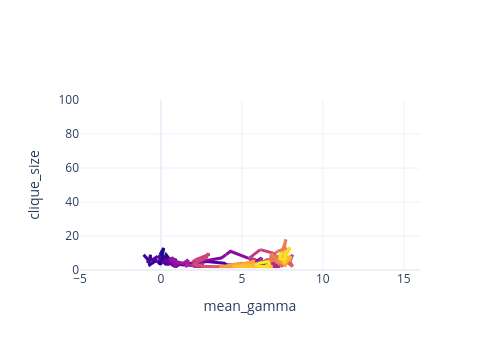

This figure's notebook cell:
### Code cell
fig = go.Figure()
for j, ((r,), group) in enumerate(
    graphdf.filter(
        pl.col("replica").is_in(set(not_cliquey).difference(high_gamma))
    ).group_by("replica")
):
    step = 2
    for i in range(0, group.height, step):
        rows = group[i:i + step + 1]
        time = rows[0, "wtime"]
        fig.add_trace(
            go.Scatter(
                x=rows["mean_gamma"],
                y=rows["clique_size"],
                line_color=grad(time),
                line_width=3,
                # opacity=0.5,
                line_dash="solid",
                mode="lines",
                hovertext=r
            )
        )
fig.update_layout(
    template="plotly_white",
    width=500,
    height=350,
    showlegend=False,
    yaxis_range=[0, 100],
    xaxis_range=[-5, 16],
    xaxis_title="mean_gamma",
    yaxis_title="clique_size"
)
io.save_plot(fig, "../plots/graph_evol_not_cliquey")

### Figure 1 — Plotly figure (JSON) as saved in the notebook; plotly's stock layout.template omitted (floating-point values rounded to 4 significant figures)
{"data": [{"hovertext": "11", "line": {"color": "#0e0887", "dash": "solid", "width": 3}, "mode": "lines", "type": "scatter", "x": [-0.0584, -0.0544, 0.0664], "y": [3, 6, 7]}, {"hovertext": "11", "line": {"color": "#1f078b", "dash": "solid", "width": 3}, "mode": "lines", "type": "scatter", "x": [0.0664, 0.1672, -0.0592], "y": [7, 13, 9]}, {"hovertext": "11", "line": {"color": "#2b068f", "dash": "solid", "width": 3}, "mode": "lines", "type": "scatter", "x": [-0.0592, -0.0704, -0.0688], "y": [9, 7, 7]}, {"hovertext": "11", "line": {"color": "#340594", "dash": "solid", "width": 3}, "mode": "lines", "type": "scatter", "x": [-0.0688, 0.0648, 0.0784], "y": [7, 8, 7]}, {"hovertext": "11", "line": {"color": "#3c0499", "dash": "solid", "width": 3}, "mode": "lines", "type": "scatter", "x": [0.0784, -0.0512, -0.0016], "y": [7, 6, 6]}, {"hovertext": "11", "line": {"color": "#43039e", "dash": "solid", "width": 3}, "mode": "lines", "type": "scatter", "x": [-0.0016, 1.335, 2.842], "y": [6, 3, 5]}, {"hovertext": "11", "line": {"color": "#4c029f", "dash": "solid", "width": 3}, "mode": "lines", "type": "scatter", "x": [2.842, 3.912, 4.068], "y": [5, 4, 3]}, {"hovertext": "11", "line": {"color": "#5502a1", "dash": "solid", "width": 3}, "mode": "lines", "type": "scatter", "x": [4.068, 5.378, 5.723], "y": [3, 3, 3]}, {"hovertext": "11", "line": {"color": "#5c01a3", "dash": "solid", "width": 3}, "mode": "lines", "type": "scatter", "x": [5.723, 5.466, 5.846], "y": [3, 5, 5]}, {"hovertext": "11", "line": {"color": "#6301a5", "dash": "solid", "width": 3}, "mode": "lines", "type": "scatter", "x": [5.846, 6.219, 6.134], "y": [5, 7, 3]}, {"hovertext": "11", "line": {"color": "#6a00a8", "dash": "solid", "width": 3}, "mode": "lines", "type": "scatter", "x": [6.134, 6.04, 5.705], "y": [3, 3, 3]}, {"hovertext": "11", "line": {"color": "#7303a6", "dash": "solid", "width": 3}, "mode": "lines", "type": "scatter", "x": [5.705, 5.919, 6.058], "y": [3, 3, 3]}, {"hovertext": "11", "line": {"color": "#7b06a5", "dash": "solid", "width": 3}, "mode": "lines", "type": "scatter", "x": [6.058, 6.018, 5.904], "y": [3, 4, 2]}, {"hovertext": "11", "line": {"color": "#8309a4", "dash": "solid", "width": 3}, "mode": "lines", "type": "scatter", "x": [5.904, 5.982, 5.53], "y": [2, 3, 2]}, {"hovertext": "11", "line": {"color": "#8a0ca3", "dash": "solid", "width": 3}, "mode": "lines", "type": "scatter", "x": [5.53, 4.468, 5.024], "y": [2, 2, 4]}, {"hovertext": "11", "line": {"color": "#910ea3", "dash": "solid", "width": 3}, "mode": "lines", "type": "scatter", "x": [5.024, 5.051, 4.598], "y": [4, 3, 3]}, {"hovertext": "11", "line": {"color": "#98169f", "dash": "solid", "width": 3}, "mode": "lines", "type": "scatter", "x": [4.598, 4.826, 4.779], "y": [3, 3, 2]}, {"hovertext": "11", "line": {"color": "#9e1c9b", "dash": "solid", "width": 3}, "mode": "lines", "type": "scatter", "x": [4.779, 4.631, 4.677], "y": [2, 2, 2]}, {"hovertext": "11", "line": {"color": "#a52297", "dash": "solid", "width": 3}, "mode": "lines", "type": "scatter", "x": [4.677, 4.928, 4.722], "y": [2, 2, 2]}, {"hovertext": "11", "line": {"color": "#ab2693", "dash": "solid", "width": 3}, "mode": "lines", "type": "scatter", "x": [4.722, 5.125, 5.27], "y": [2, 3, 3]}, {"hovertext": "11", "line": {"color": "#b12a90", "dash": "solid", "width": 3}, "mode": "lines", "type": "scatter", "x": [5.27, 5.624, 5.7], "y": [3, 2, 2]}, {"hovertext": "11", "line": {"color": "#b6318b", "dash": "solid", "width": 3}, "mode": "lines", "type": "scatter", "x": [5.7, 5.576, 5.867], "y": [2, 2, 2]}, {"hovertext": "11", "line": {"color": "#bc3787", "dash": "solid", "width": 3}, "mode": "lines", "type": "scatter", "x": [5.867, 5.983, 5.983], "y": [2, 4, 5]}, {"hovertext": "11", "line": {"color": "#c13d82", "dash": "solid", "width": 3}, "mode": "lines", "type": "scatter", "x": [5.983, 6.169, 6.322], "y": [5, 6, 2]}, {"hovertext": "11", "line": {"color": "#c7427d", "dash": "solid", "width": 3}, "mode": "lines", "type": "scatter", "x": [6.322, 6.494, 6.37], "y": [2, 2, 3]}, {"hovertext": "11", "line": {"color": "#cc4778", "dash": "solid", "width": 3}, "mode": "lines", "type": "scatter", "x": [6.37, 6.218, 6.465], "y": [3, 3, 6]}, {"hovertext": "11", "line": {"color": "#d04e74", "dash": "solid", "width": 3}, "mode": "lines", "type": "scatter", "x": [6.465, 6.708, 6.488], "y": [6, 6, 6]}, {"hovertext": "11", "line": {"color": "#d55470", "dash": "solid", "width": 3}, "mode": "lines", "type": "scatter", "x": [6.488, 6.48, 7.111], "y": [6, 3, 4]}, {"hovertext": "11", "line": {"color": "#d95a6b", "dash": "solid", "width": 3}, "mode": "lines", "type": "scatter", "x": [7.111, 7.145, 7.095], "y": [4, 4, 4]}, {"hovertext": "11", "line": {"color": "#de6066", "dash": "solid", "width": 3}, "mode": "lines", "type": "scatter", "x": [7.095, 7.085, 6.865], "y": [4, 5, 5]}, {"hovertext": "11", "line": {"color": "#e26561", "dash": "solid", "width": 3}, "mode": "lines", "type": "scatter", "x": [6.865, 6.906, 7.074], "y": [5, 9, 7]}, {"hovertext": "11", "line": {"color": "#e56c5d", "dash": "solid", "width": 3}, "mode": "lines", "type": "scatter", "x": [7.074, 7.315, 7.149], "y": [7, 6, 6]}, {"hovertext": "11", "line": {"color": "#e8725a", "dash": "solid", "width": 3}, "mode": "lines", "type": "scatter", "x": [7.149, 6.638, 7.191], "y": [6, 5, 11]}, {"hovertext": "11", "line": {"color": "#ec7855", "dash": "solid", "width": 3}, "mode": "lines", "type": "scatter", "x": [7.191, 7.772, 7.586], "y": [11, 13, 12]}, {"hovertext": "11", "line": {"color": "#ef7e50", "dash": "solid", "width": 3}, "mode": "lines", "type": "scatter", "x": [7.586, 7.724, 7.458], "y": [12, 18, 10]}, {"hovertext": "11", "line": {"color": "#f2844b", "dash": "solid", "width": 3}, "mode": "lines", "type": "scatter", "x": [7.458, 7.498, 7.351], "y": [10, 11, 8]}, {"hovertext": "11", "line": {"color": "#f48c48", "dash": "solid", "width": 3}, "mode": "lines", "type": "scatter", "x": [7.351, 7.45, 7.427], "y": [8, 10, 7]}, {"hovertext": "11", "line": {"color": "#f69344", "dash": "solid", "width": 3}, "mode": "lines", "type": "scatter", "x": [7.427, 7.111, 7.182], "y": [7, 4, 3]}, {"hovertext": "11", "line": {"color": "#f89a40", "dash": "solid", "width": 3}, "mode": "lines", "type": "scatter", "x": [7.182, 7.426, 7.418], "y": [3, 8, 4]}, {"hovertext": "11", "line": {"color": "#faa13b", "dash": "solid", "width": 3}, "mode": "lines", "type": "scatter", "x": [7.418, 7.051, 7.12], "y": [4, 6, 6]}, {"hovertext": "11", "line": {"color": "#fca835", "dash": "solid", "width": 3}, "mode": "lines", "type": "scatter", "x": [7.12, 7.277, 7.395], "y": [6, 6, 6]}, {"hovertext": "11", "line": {"color": "#fcb033", "dash": "solid", "width": 3}, "mode": "lines", "type": "scatter", "x": [7.395, 7.017, 6.946], "y": [6, 2, 2]}, {"hovertext": "11", "line": {"color": "#fcb830", "dash": "solid", "width": 3}, "mode": "lines", "type": "scatter", "x": [6.946, 7.157, 6.737], "y": [2, 2, 2]}, {"hovertext": "11", "line": {"color": "#fcbf2d", "dash": "solid", "width": 3}, "mode": "lines", "type": "scatter", "x": [6.737, 6.915, 6.612], "y": [2, 2, 2]}, {"hovertext": "11", "line": {"color": "#fcc729", "dash": "solid", "width": 3}, "mode": "lines", "type": "scatter", "x": [6.612, 6.8, 6.467], "y": [2, 2, 2]}, {"hovertext": "11", "line": {"color": "#fcce25", "dash": "solid", "width": 3}, "mode": "lines", "type": "scatter", "x": [6.467, 6.919, 6.663], "y": [2, 2, 2]}, {"hovertext": "11", "line": {"color": "#fad724", "dash": "solid", "width": 3}, "mode": "lines", "type": "scatter", "x": [6.663, 6.986, 6.669], "y": [2, 4, 4]}, {"hovertext": "11", "line": {"color": "#f8df24", "dash": "solid", "width": 3}, "mode": "lines", "type": "scatter", "x": [6.669, 6.652, 6.558], "y": [4, 4, 2]}, {"hovertext": "11", "line": {"color": "#f6e823", "dash": "solid", "width": 3}, "mode": "lines", "type": "scatter", "x": [6.558, 6.915, 6.575], "y": [2, 2, 2]}, {"hovertext": "11", "line": {"color": "#f3f122", "dash": "solid", "width": 3}, "mode": "lines", "type": "scatter", "x": [6.575, 6.63], "y": [2, 4]}, {"hovertext": "9", "line": {"color": "#0e0887", "dash": "solid", "width": 3}, "mode": "lines", "type": "scatter", "x": [-0.0784, -0.1512, -0.104], "y": [4, 4, 4]}, {"hovertext": "9", "line": {"color": "#1f078b", "dash": "solid", "width": 3}, "mode": "lines", "type": "scatter", "x": [-0.104, -0.1496, -0.6512], "y": [4, 5, 6]}, {"hovertext": "9", "line": {"color": "#2b068f", "dash": "solid", "width": 3}, "mode": "lines", "type": "scatter", "x": [-0.6512, -0.6488, -0.744], "y": [6, 9, 4]}, {"hovertext": "9", "line": {"color": "#340594", "dash": "solid", "width": 3}, "mode": "lines", "type": "scatter", "x": [-0.744, -0.6968, -0.2296], "y": [4, 3, 6]}, {"hovertext": "9", "line": {"color": "#3c0499", "dash": "solid", "width": 3}, "mode": "lines", "type": "scatter", "x": [-0.2296, -0.5272, -0.8], "y": [6, 6, 6]}, {"hovertext": "9", "line": {"color": "#43039e", "dash": "solid", "width": 3}, "mode": "lines", "type": "scatter", "x": [-0.8, -1.072, -0.7664], "y": [6, 9, 6]}, {"hovertext": "9", "line": {"color": "#4c029f", "dash": "solid", "width": 3}, "mode": "lines", "type": "scatter", "x": [-0.7664, -0.8192, -0.7864], "y": [6, 4, 6]}, {"hovertext": "9", "line": {"color": "#5502a1", "dash": "solid", "width": 3}, "mode": "lines", "type": "scatter", "x": [-0.7864, -0.536, -0.1952], "y": [6, 6, 8]}, {"hovertext": "9", "line": {"color": "#5c01a3", "dash": "solid", "width": 3}, "mode": "lines", "type": "scatter", "x": [-0.1952, 0.0104, -0.152], "y": [8, 7, 4]}, {"hovertext": "9", "line": {"color": "#6301a5", "dash": "solid", "width": 3}, "mode": "lines", "type": "scatter", "x": [-0.152, -0.1976, -0.0232], "y": [4, 5, 5]}, {"hovertext": "9", "line": {"color": "#6a00a8", "dash": "solid", "width": 3}, "mode": "lines", "type": "scatter", "x": [-0.0232, -0.0216, 0.076], "y": [5, 4, 6]}, {"hovertext": "9", "line": {"color": "#7303a6", "dash": "solid", "width": 3}, "mode": "lines", "type": "scatter", "x": [0.076, 0.4152, 0.3504], "y": [6, 7, 5]}, {"hovertext": "9", "line": {"color": "#7b06a5", "dash": "solid", "width": 3}, "mode": "lines", "type": "scatter", "x": [0.3504, 0.8648, 1.85], "y": [5, 3, 4]}, {"hovertext": "9", "line": {"color": "#8309a4", "dash": "solid", "width": 3}, "mode": "lines", "type": "scatter", "x": [1.85, 3.718, 4.014], "y": [4, 7, 9]}, {"hovertext": "9", "line": {"color": "#8a0ca3", "dash": "solid", "width": 3}, "mode": "lines", "type": "scatter", "x": [4.014, 4.294, 5.385], "y": [9, 11, 7]}, {"hovertext": "9", "line": {"color": "#910ea3", "dash": "solid", "width": 3}, "mode": "lines", "type": "scatter", "x": [5.385, 6.108, 5.922], "y": [7, 5, 4]}, {"hovertext": "9", "line": {"color": "#98169f", "dash": "solid", "width": 3}, "mode": "lines", "type": "scatter", "x": [5.922, 6.615, 6.249], "y": [4, 4, 2]}, {"hovertext": "9", "line": {"color": "#9e1c9b", "dash": "solid", "width": 3}, "mode": "lines", "type": "scatter", "x": [6.249, 6.919, 7.204], "y": [2, 2, 3]}, {"hovertext": "9", "line": {"color": "#a52297", "dash": "solid", "width": 3}, "mode": "lines", "type": "scatter", "x": [7.204, 7.361, 7.268], "y": [3, 2, 2]}, {"hovertext": "9", "line": {"color": "#ab2693", "dash": "solid", "width": 3}, "mode": "lines", "type": "scatter", "x": [7.268, 7.182, 6.989], "y": [2, 2, 2]}, {"hovertext": "9", "line": {"color": "#b12a90", "dash": "solid", "width": 3}, "mode": "lines", "type": "scatter", "x": [6.989, 7.025, 6.466], "y": [2, 4, 3]}, {"hovertext": "9", "line": {"color": "#b6318b", "dash": "solid", "width": 3}, "mode": "lines", "type": "scatter", "x": [6.466, 6.743, 5.946], "y": [3, 3, 2]}, {"hovertext": "9", "line": {"color": "#bc3787", "dash": "solid", "width": 3}, "mode": "lines", "type": "scatter", "x": [5.946, 5.53, 5.861], "y": [2, 4, 6]}, {"hovertext": "9", "line": {"color": "#c13d82", "dash": "solid", "width": 3}, "mode": "lines", "type": "scatter", "x": [5.861, 5.456, 6.134], "y": [6, 7, 12]}, {"hovertext": "9", "line": {"color": "#c7427d", "dash": "solid", "width": 3}, "mode": "lines", "type": "scatter", "x": [6.134, 6.906, 7.294], "y": [12, 10, 5]}, {"hovertext": "9", "line": {"color": "#cc4778", "dash": "solid", "width": 3}, "mode": "lines", "type": "scatter", "x": [7.294, 8.034, 8.138], "y": [5, 8, 9]}, {"hovertext": "9", "line": {"color": "#d04e74", "dash": "solid", "width": 3}, "mode": "lines", "type": "scatter", "x": [8.138, 7.993, 7.928], "y": [9, 6, 4]}, {"hovertext": "9", "line": {"color": "#d55470", "dash": "solid", "width": 3}, "mode": "lines", "type": "scatter", "x": [7.928, 7.745, 7.949], "y": [4, 5, 5]}, {"hovertext": "9", "line": {"color": "#d95a6b", "dash": "solid", "width": 3}, "mode": "lines", "type": "scatter", "x": [7.949, 8.102, 8.138], "y": [5, 3, 2]}, {"hovertext": "9", "line": {"color": "#de6066", "dash": "solid", "width": 3}, "mode": "lines", "type": "scatter", "x": [8.138, 7.854, 7.982], "y": [2, 4, 6]}, {"hovertext": "9", "line": {"color": "#e26561", "dash": "solid", "width": 3}, "mode": "lines", "type": "scatter", "x": [7.982, 7.853, 7.494], "y": [6, 5, 4]}, {"hovertext": "9", "line": {"color": "#e56c5d", "dash": "solid", "width": 3}, "mode": "lines", "type": "scatter", "x": [7.494, 7.511, 7.214], "y": [4, 2, 4]}, {"hovertext": "9", "line": {"color": "#e8725a", "dash": "solid", "width": 3}, "mode": "lines", "type": "scatter", "x": [7.214, 7.255, 7.05], "y": [4, 8, 8]}, {"hovertext": "9", "line": {"color": "#ec7855", "dash": "solid", "width": 3}, "mode": "lines", "type": "scatter", "x": [7.05, 6.79, 6.836], "y": [8, 8, 10]}, {"hovertext": "9", "line": {"color": "#ef7e50", "dash": "solid", "width": 3}, "mode": "lines", "type": "scatter", "x": [6.836, 7.119, 7.27], "y": [10, 5, 6]}, {"hovertext": "9", "line": {"color": "#f2844b", "dash": "solid", "width": 3}, "mode": "lines", "type": "scatter", "x": [7.27, 7.403, 7.15], "y": [6, 5, 6]}, {"hovertext": "9", "line": {"color": "#f48c48", "dash": "solid", "width": 3}, "mode": "lines", "type": "scatter", "x": [7.15, 7.451, 7.638], "y": [6, 7, 6]}, {"hovertext": "9", "line": {"color": "#f69344", "dash": "solid", "width": 3}, "mode": "lines", "type": "scatter", "x": [7.638, 7.266, 7.49], "y": [6, 5, 4]}, {"hovertext": "9", "line": {"color": "#f89a40", "dash": "solid", "width": 3}, "mode": "lines", "type": "scatter", "x": [7.49, 7.687, 7.641], "y": [4, 4, 2]}, {"hovertext": "9", "line": {"color": "#faa13b", "dash": "solid", "width": 3}, "mode": "lines", "type": "scatter", "x": [7.641, 7.698, 7.477], "y": [2, 3, 5]}, {"hovertext": "9", "line": {"color": "#fca835", "dash": "solid", "width": 3}, "mode": "lines", "type": "scatter", "x": [7.477, 7.713, 7.74], "y": [5, 3, 5]}, {"hovertext": "9", "line": {"color": "#fcb033", "dash": "solid", "width": 3}, "mode": "lines", "type": "scatter", "x": [7.74, 7.947, 8.043], "y": [5, 6, 8]}, {"hovertext": "9", "line": {"color": "#fcb830", "dash": "solid", "width": 3}, "mode": "lines", "type": "scatter", "x": [8.043, 7.868, 7.668], "y": [8, 7, 6]}, {"hovertext": "9", "line": {"color": "#fcbf2d", "dash": "solid", "width": 3}, "mode": "lines", "type": "scatter", "x": [7.668, 7.691, 7.606], "y": [6, 7, 8]}, {"hovertext": "9", "line": {"color": "#fcc729", "dash": "solid", "width": 3}, "mode": "lines", "type": "scatter", "x": [7.606, 7.662, 7.613], "y": [8, 5, 4]}, {"hovertext": "9", "line": {"color": "#fcce25", "dash": "solid", "width": 3}, "mode": "lines", "type": "scatter", "x": [7.613, 7.65, 7.558], "y": [4, 5, 9]}, {"hovertext": "9", "line": {"color": "#fad724", "dash": "solid", "width": 3}, "mode": "lines", "type": "scatter", "x": [7.558, 7.981, 7.95], "y": [9, 13, 13]}, {"hovertext": "9", "line": {"color": "#f8df24", "dash": "solid", "width": 3}, "mode": "lines", "type": "scatter", "x": [7.95, 7.638, 7.486], "y": [13, 6, 6]}, {"hovertext": "9", "line": {"color": "#f6e823", "dash": "solid", "width": 3}, "mode": "lines", "type": "scatter", "x": [7.486, 7.345, 7.405], "y": [6, 7, 10]}, {"hovertext": "9", "line": {"color": "#f3f122", "dash": "solid", "width": 3}, "mode": "lines", "type": "scatter", "x": [7.405, 7.51], "y": [10, 10]}, {"hovertext": "28", "line": {"color": "#0e0887", "dash": "solid", "width": 3}, "mode": "lines", "type": "scatter", "x": [0.02, -0.1032, 0.0264], "y": [3, 5, 4]}, {"hovertext": "28", "line": {"color": "#1f078b", "dash": "solid", "width": 3}, "mode": "lines", "type": "scatter", "x": [0.0264, 0.088, 0.2232], "y": [4, 7, 7]}, {"hovertext": "28", "line": {"color": "#2b068f", "dash": "solid", "width": 3}, "mode": "lines", "type": "scatter", "x": [0.2232, 0.3192, 0.4824], "y": [7, 9, 7]}, {"hovertext": "28", "line": {"color": "#340594", "dash": "solid", "width": 3}, "mode": "lines", "type": "scatter", "x": [0.4824, 0.712, 0.6728], "y": [7, 6, 6]}, {"hovertext": "28", "line": {"color": "#3c0499", "dash": "solid", "width": 3}, "mode": "lines", "type": "scatter", "x": [0.6728, 0.9568, 0.876], "y": [6, 6, 5]}, {"hovertext": "28", "line": {"color": "#43039e", "dash": "solid", "width": 3}, "mode": "lines", "type": "scatter", "x": [0.876, 0.7824, 0.9464], "y": [5, 4, 4]}, {"hovertext": "28", "line": {"color": "#4c029f", "dash": "solid", "width": 3}, "mode": "lines", "type": "scatter", "x": [0.9464, 0.5976, 0.3728], "y": [4, 4, 3]}, {"hovertext": "28", "line": {"color": "#5502a1", "dash": "solid", "width": 3}, "mode": "lines", "type": "scatter", "x": [0.3728, 0.0752, 0.436], "y": [3, 5, 6]}, {"hovertext": "28", "line": {"color": "#5c01a3", "dash": "solid", "width": 3}, "mode": "lines", "type": "scatter", "x": [0.436, 0.4552, 0.48], "y": [6, 6, 6]}, {"hovertext": "28", "line": {"color": "#6301a5", "dash": "solid", "width": 3}, "mode": "lines", "type": "scatter", "x": [0.48, 0.0816, 0.2], "y": [6, 5, 5]}, {"hovertext": "28", "line": {"color": "#6a00a8", "dash": "solid", "width": 3}, "mode": "lines", "type": "scatter", "x": [0.2, 0.3768, 0.8568], "y": [5, 5, 2]}, {"hovertext": "28", "line": {"color": "#7303a6", "dash": "solid", "width": 3}, "mode": "lines", "type": "scatter", "x": [0.8568, 0.9272, 0.928], "y": [2, 2, 3]}, {"hovertext": "28", "line": {"color": "#7b06a5", "dash": "solid", "width": 3}, "mode": "lines", "type": "scatter", "x": [0.928, 0.836, 0.948], "y": [3, 5, 4]}, {"hovertext": "28", "line": {"color": "#8309a4", "dash": "solid", "width": 3}, "mode": "lines", "type": "scatter", "x": [0.948, 1.145, 0.8592], "y": [4, 3, 2]}, {"hovertext": "28", "line": {"color": "#8a0ca3", "dash": "solid", "width": 3}, "mode": "lines", "type": "scatter", "x": [0.8592, 0.8264, 0.9704], "y": [2, 2, 3]}, {"hovertext": "28", "line": {"color": "#910ea3", "dash": "solid", "width": 3}, "mode": "lines", "type": "scatter", "x": [0.9704, 0.5872, 0.5184], "y": [3, 6, 6]}, {"hovertext": "28", "line": {"color": "#98169f", "dash": "solid", "width": 3}, "mode": "lines", "type": "scatter", "x": [0.5184, 0.7128, 0.9168], "y": [6, 7, 5]}, {"hovertext": "28", "line": {"color": "#9e1c9b", "dash": "solid", "width": 3}, "mode": "lines", "type": "scatter", "x": [0.9168, 1.382, 1.694], "y": [5, 4, 6]}, {"hovertext": "28", "line": {"color": "#a52297", "dash": "solid", "width": 3}, "mode": "lines", "type": "scatter", "x": [1.694, 1.601, 1.495], "y": [6, 2, 3]}, {"hovertext": "28", "line": {"color": "#ab2693", "dash": "solid", "width": 3}, "mode": "lines", "type": "scatter", "x": [1.495, 2.508, 2.394], "y": [3, 2, 3]}, {"hovertext": "28", "line": {"color": "#b12a90", "dash": "solid", "width": 3}, "mode": "lines", "type": "scatter", "x": [2.394, 2.536, 2.582], "y": [3, 3, 4]}, {"hovertext": "28", "line": {"color": "#b6318b", "dash": "solid", "width": 3}, "mode": "lines", "type": "scatter", "x": [2.582, 2.51, 1.996], "y": [4, 2, 2]}, {"hovertext": "28", "line": {"color": "#bc3787", "dash": "solid", "width": 3}, "mode": "lines", "type": "scatter", "x": [1.996, 1.974, 2.078], "y": [2, 3, 3]}, {"hovertext": "28", "line": {"color": "#c13d82", "dash": "solid", "width": 3}, "mode": "lines", "type": "scatter", "x": [2.078, 2.006, 2.117], "y": [3, 5, 6]}, {"hovertext": "28", "line": {"color": "#c7427d", "dash": "solid", "width": 3}, "mode": "lines", "type": "scatter", "x": [2.117, 2.936, 2.918], "y": [6, 9, 10]}, {"hovertext": "28", "line": {"color": "#cc4778", "dash": "solid", "width": 3}, "mode": "lines", "type": "scatter", "x": [2.918, 2.795, 2.29], "y": [10, 7, 5]}, {"hovertext": "28", "line": {"color": "#d04e74", "dash": "solid", "width": 3}, "mode": "lines", "type": "scatter", "x": [2.29, 2.08, 2.366], "y": [5, 3, 3]}, {"hovertext": "28", "line": {"color": "#d55470", "dash": "solid", "width": 3}, "mode": "lines", "type": "scatter", "x": [2.366, 2.61, 3.159], "y": [3, 2, 2]}, {"hovertext": "28", "line": {"color": "#d95a6b", "dash": "solid", "width": 3}, "mode": "lines", "type": "scatter", "x": [3.159, 3.942, 4.658], "y": [2, 2, 2]}, {"hovertext": "28", "line": {"color": "#de6066", "dash": "solid", "width": 3}, "mode": "lines", "type": "scatter", "x": [4.658, 4.99, 4.741], "y": [2, 2, 2]}, {"hovertext": "28", "line": {"color": "#e26561", "dash": "solid", "width": 3}, "mode": "lines", "type": "scatter", "x": [4.741, 4.4, 4.781], "y": [2, 2, 2]}, {"hovertext": "28", "line": {"color": "#e56c5d", "dash": "solid", "width": 3}, "mode": "lines", "type": "scatter", "x": [4.781, 5.104, 4.978], "y": [2, 2, 2]}, {"hovertext": "28", "line": {"color": "#e8725a", "dash": "solid", "width": 3}, "mode": "lines", "type": "scatter", "x": [4.978, 5.12, 5.57], "y": [2, 2, 4]}, {"hovertext": "28", "line": {"color": "#ec7855", "dash": "solid", "width": 3}, "mode": "lines", "type": "scatter", "x": [5.57, 5.726, 5.674], "y": [4, 3, 4]}, {"hovertext": "28", "line": {"color": "#ef7e50", "dash": "solid", "width": 3}, "mode": "lines", "type": "scatter", "x": [5.674, 5.737, 5.73], "y": [4, 5, 5]}, {"hovertext": "28", "line": {"color": "#f2844b", "dash": "solid", "width": 3}, "mode": "lines", "type": "scatter", "x": [5.73, 5.17, 5.128], "y": [5, 3, 2]}, {"hovertext": "28", "line": {"color": "#f48c48", "dash": "solid", "width": 3}, "mode": "lines", "type": "scatter", "x": [5.128, 5.127, 5.257], "y": [2, 3, 3]}, {"hovertext": "28", "line": {"color": "#f69344", "dash": "solid", "width": 3}, "mode": "lines", "type": "scatter", "x": [5.257, 3.602, 4.294], "y": [3, 2, 2]}, {"hovertext": "28", "line": {"color": "#f89a40", "dash": "solid", "width": 3}, "mode": "lines", "type": "scatter", "x": [4.294, 4.413, 3.83], "y": [2, 2, 2]}, {"hovertext": "28", "line": {"color": "#faa13b", "dash": "solid", "width": 3}, "mode": "lines", "type": "scatter", "x": [3.83, 4.845, 4.602], "y": [2, 4, 3]}, {"hovertext": "28", "line": {"color": "#fca835", "dash": "solid", "width": 3}, "mode": "lines", "type": "scatter", "x": [4.602, 5.704, 5.72], "y": [3, 5, 3]}, {"hovertext": "28", "line": {"color": "#fcb033", "dash": "solid", "width": 3}, "mode": "lines", "type": "scatter", "x": [5.72, 5.705, 5.74], "y": [3, 3, 3]}, {"hovertext": "28", "line": {"color": "#fcb830", "dash": "solid", "width": 3}, "mode": "lines", "type": "scatter", "x": [5.74, 5.477, 4.423], "y": [3, 3, 2]}, {"hovertext": "28", "line": {"color": "#fcbf2d", "dash": "solid", "width": 3}, "mode": "lines", "type": "scatter", "x": [4.423, 5.046, 6.158], "y": [2, 2, 2]}, {"hovertext": "28", "line": {"color": "#fcc729", "dash": "solid", "width": 3}, "mode": "lines", "type": "scatter", "x": [6.158, 6.571, 6.891], "y": [2, 2, 2]}, {"hovertext": "28", "line": {"color": "#fcce25", "dash": "solid", "width": 3}, "mode": "lines", "type": "scatter", "x": [6.891, 6.711, 6.439], "y": [2, 2, 2]}, {"hovertext": "28", "line": {"color": "#fad724", "dash": "solid", "width": 3}, "mode": "lines", "type": "scatter", "x": [6.439, 6.6, 6.751], "y": [2, 2, 4]}, {"hovertext": "28", "line": {"color": "#f8df24", "dash": "solid", "width": 3}, "mode": "lines", "type": "scatter", "x": [6.751, 6.442, 6.295], "y": [4, 2, 2]}, {"hovertext": "28", "line": {"color": "#f6e823", "dash": "solid", "width": 3}, "mode": "lines", "type": "scatter", "x": [6.295, 5.823, 5.974], "y": [2, 3, 4]}, {"hovertext": "28", "line": {"color": "#f3f122", "dash": "solid", "width": 3}, "mode": "lines", "type": "scatter", "x": [5.974, 6.712], "y": [4, 5]}], "layout": {"height": 350, "showlegend": false, "width": 500, "xaxis": {"range": [-5, 16], "title": {"text": "mean_gamma"}}, "yaxis": {"range": [0, 100], "title": {"text": "clique_size"}}}}
